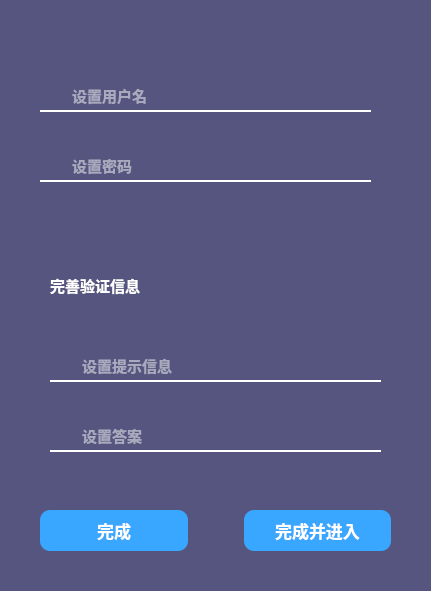
<?xml version="1.0" encoding="UTF-8"?>
<ui version="4.0">
 <class>Signin</class>
 <widget class="QDialog" name="Signin">
  <property name="geometry">
   <rect>
    <x>0</x>
    <y>0</y>
    <width>431</width>
    <height>591</height>
   </rect>
  </property>
  <property name="windowTitle">
   <string>Dialog</string>
  </property>
  <property name="styleSheet">
   <string notr="true">background: rgb(85, 85, 127);</string>
  </property>
  <widget class="QPushButton" name="close">
   <property name="geometry">
    <rect>
     <x>392</x>
     <y>0</y>
     <width>40</width>
     <height>40</height>
    </rect>
   </property>
   <property name="focusPolicy">
    <enum>Qt::NoFocus</enum>
   </property>
   <property name="styleSheet">
    <string notr="true">QPushButton
{
	border: 0px;
	background-color:transparent;
	border-radius:8px;

}
QPushButton:hover
{
	background:qlineargradient(spread:pad, x1:0, y1:0, x2:1, y2:1, stop:0 rgba(255, 85, 0, 255), stop:1 rgba(255, 0, 255, 255));
	border-radius:8px;
}</string>
   </property>
   <property name="text">
    <string/>
   </property>
   <property name="icon">
    <iconset resource="icon.qrc">
     <normaloff>:/icon1/closeWHITE</normaloff>:/icon1/closeWHITE</iconset>
   </property>
  </widget>
  <widget class="QWidget" name="horizontalLayoutWidget">
   <property name="geometry">
    <rect>
     <x>40</x>
     <y>510</y>
     <width>351</width>
     <height>41</height>
    </rect>
   </property>
   <layout class="QHBoxLayout" name="horizontalLayout">
    <item>
     <widget class="QPushButton" name="complete">
      <property name="sizePolicy">
       <sizepolicy hsizetype="Minimum" vsizetype="Expanding">
        <horstretch>0</horstretch>
        <verstretch>0</verstretch>
       </sizepolicy>
      </property>
      <property name="font">
       <font>
        <family>Microsoft YaHei</family>
        <pointsize>-1</pointsize>
        <weight>75</weight>
        <bold>true</bold>
       </font>
      </property>
      <property name="styleSheet">
       <string notr="true">QPushButton
{
	border-radius:10px;
	color:white;
	font-size:17px;
	background:qlineargradient(spread:pad, x1:0.999316, y1:0.353, x2:1, y2:0, stop:1 rgba(57, 166, 255, 255));
}
QPushButton:hover
{
	border-radius:5px;
	color:white;
	font-size:17px;
	background:qlineargradient(spread:pad, x1:0.905, y1:0.159682, x2:0.973684, y2:0.96, stop:0.378947 rgba(6, 178, 255, 255), stop:1 rgba(255, 255, 255, 255))
}
QPushButton:disabled
{
	border-radius:10px;
	color:black;
	font-size:17px;
	background:qlineargradient(spread:pad, x1:0, y1:0, x2:1, y2:0, stop:0 rgba(163, 163, 163, 255), stop:1 rgba(173, 173, 173, 255));
}
QPushButton:press
{
	border-radius:2px;
	background-color:transparent;
	color:white;
	font-size:17px;
	background:qlineargradient(spread:pad, x1:0.905, y1:0.159682, x2:0.973684, y2:0.96, stop:0.378947 rgba(21, 178, 255, 255), stop:1 rgba(255, 255, 255, 255))
}</string>
      </property>
      <property name="text">
       <string>完成</string>
      </property>
     </widget>
    </item>
    <item>
     <spacer name="horizontalSpacer">
      <property name="orientation">
       <enum>Qt::Horizontal</enum>
      </property>
      <property name="sizeType">
       <enum>QSizePolicy::Preferred</enum>
      </property>
      <property name="sizeHint" stdset="0">
       <size>
        <width>50</width>
        <height>20</height>
       </size>
      </property>
     </spacer>
    </item>
    <item>
     <widget class="QPushButton" name="completeandenter">
      <property name="sizePolicy">
       <sizepolicy hsizetype="Minimum" vsizetype="Expanding">
        <horstretch>0</horstretch>
        <verstretch>0</verstretch>
       </sizepolicy>
      </property>
      <property name="font">
       <font>
        <family>Microsoft YaHei</family>
        <pointsize>-1</pointsize>
        <weight>75</weight>
        <bold>true</bold>
       </font>
      </property>
      <property name="styleSheet">
       <string notr="true">QPushButton
{
	border-radius:10px;
	color:white;
	font-size:17px;
	background:qlineargradient(spread:pad, x1:0.999316, y1:0.353, x2:1, y2:0, stop:1 rgba(57, 166, 255, 255));
}
QPushButton:hover
{
	border-radius:5px;
	color:white;
	font-size:17px;
	background:qlineargradient(spread:pad, x1:0.905, y1:0.159682, x2:0.973684, y2:0.96, stop:0.378947 rgba(6, 178, 255, 255), stop:1 rgba(255, 255, 255, 255))
}
QPushButton:disabled
{
	border-radius:10px;
	color:black;
	font-size:17px;
	background:qlineargradient(spread:pad, x1:0, y1:0, x2:1, y2:0, stop:0 rgba(163, 163, 163, 255), stop:1 rgba(173, 173, 173, 255));
}
QPushButton:press
{
	border-radius:2px;
	background-color:transparent;
	color:white;
	font-size:17px;
	background:qlineargradient(spread:pad, x1:0.905, y1:0.159682, x2:0.973684, y2:0.96, stop:0.378947 rgba(21, 178, 255, 255), stop:1 rgba(255, 255, 255, 255))
}</string>
      </property>
      <property name="text">
       <string>完成并进入</string>
      </property>
     </widget>
    </item>
   </layout>
  </widget>
  <widget class="QGroupBox" name="groupbox2">
   <property name="geometry">
    <rect>
     <x>40</x>
     <y>270</y>
     <width>351</width>
     <height>191</height>
    </rect>
   </property>
   <property name="styleSheet">
    <string notr="true">border: 0px;
background-color:transparent;</string>
   </property>
   <property name="title">
    <string/>
   </property>
   <widget class="QLineEdit" name="inputtips">
    <property name="geometry">
     <rect>
      <x>40</x>
      <y>80</y>
      <width>301</width>
      <height>31</height>
     </rect>
    </property>
    <property name="font">
     <font>
      <family>Microsoft YaHei</family>
      <pointsize>11</pointsize>
      <weight>75</weight>
      <bold>true</bold>
     </font>
    </property>
    <property name="styleSheet">
     <string notr="true">QLineEdit
{
	border: 0px;
	border-radius: 15px;
	background-color:transparent;
	color: white;
}</string>
    </property>
    <property name="placeholderText">
     <string>设置提示信息</string>
    </property>
   </widget>
   <widget class="QPushButton" name="tipicon">
    <property name="geometry">
     <rect>
      <x>10</x>
      <y>80</y>
      <width>31</width>
      <height>31</height>
     </rect>
    </property>
    <property name="focusPolicy">
     <enum>Qt::NoFocus</enum>
    </property>
    <property name="styleSheet">
     <string notr="true">border: 0px;
background-color:transparent;</string>
    </property>
    <property name="text">
     <string/>
    </property>
    <property name="icon">
     <iconset resource="icon.qrc">
      <normaloff>:/icon1/proofWHITE</normaloff>
      <disabledoff>:/icon1/proofBLUE</disabledoff>:/icon1/proofWHITE</iconset>
    </property>
    <property name="iconSize">
     <size>
      <width>20</width>
      <height>20</height>
     </size>
    </property>
   </widget>
   <widget class="Line" name="tipline">
    <property name="geometry">
     <rect>
      <x>10</x>
      <y>110</y>
      <width>331</width>
      <height>16</height>
     </rect>
    </property>
    <property name="styleSheet">
     <string notr="true">border-top: 2px solid white; 
background-color:transparent;</string>
    </property>
    <property name="orientation">
     <enum>Qt::Horizontal</enum>
    </property>
   </widget>
   <widget class="QLineEdit" name="inputanswer">
    <property name="geometry">
     <rect>
      <x>40</x>
      <y>150</y>
      <width>301</width>
      <height>31</height>
     </rect>
    </property>
    <property name="font">
     <font>
      <family>Microsoft YaHei</family>
      <pointsize>11</pointsize>
      <weight>75</weight>
      <bold>true</bold>
     </font>
    </property>
    <property name="styleSheet">
     <string notr="true">QLineEdit
{
	border: 0px;
	border-radius: 15px;
	background-color:transparent;
	color: white;
}</string>
    </property>
    <property name="placeholderText">
     <string>设置答案</string>
    </property>
   </widget>
   <widget class="QPushButton" name="ansicon">
    <property name="geometry">
     <rect>
      <x>10</x>
      <y>150</y>
      <width>31</width>
      <height>31</height>
     </rect>
    </property>
    <property name="focusPolicy">
     <enum>Qt::NoFocus</enum>
    </property>
    <property name="styleSheet">
     <string notr="true">border: 0px;
background-color:transparent;</string>
    </property>
    <property name="text">
     <string/>
    </property>
    <property name="icon">
     <iconset resource="icon.qrc">
      <normaloff>:/icon1/spawdWHITE</normaloff>
      <disabledoff>:/icon1/spswdBLUE</disabledoff>:/icon1/spawdWHITE</iconset>
    </property>
    <property name="iconSize">
     <size>
      <width>20</width>
      <height>20</height>
     </size>
    </property>
   </widget>
   <widget class="Line" name="ansline">
    <property name="geometry">
     <rect>
      <x>10</x>
      <y>180</y>
      <width>331</width>
      <height>16</height>
     </rect>
    </property>
    <property name="styleSheet">
     <string notr="true">border-top: 2px solid white; 
background-color:transparent;</string>
    </property>
    <property name="orientation">
     <enum>Qt::Horizontal</enum>
    </property>
   </widget>
   <widget class="QLabel" name="label">
    <property name="geometry">
     <rect>
      <x>10</x>
      <y>0</y>
      <width>121</width>
      <height>31</height>
     </rect>
    </property>
    <property name="font">
     <font>
      <family>Microsoft YaHei</family>
      <pointsize>11</pointsize>
      <weight>75</weight>
      <bold>true</bold>
     </font>
    </property>
    <property name="styleSheet">
     <string notr="true">background-color:transparent;
color: white;</string>
    </property>
    <property name="text">
     <string>完善验证信息</string>
    </property>
   </widget>
   <widget class="QPushButton" name="help2">
    <property name="geometry">
     <rect>
      <x>120</x>
      <y>0</y>
      <width>31</width>
      <height>31</height>
     </rect>
    </property>
    <property name="cursor">
     <cursorShape>PointingHandCursor</cursorShape>
    </property>
    <property name="focusPolicy">
     <enum>Qt::NoFocus</enum>
    </property>
    <property name="styleSheet">
     <string notr="true">border: 0px;
background-color:transparent;</string>
    </property>
    <property name="text">
     <string/>
    </property>
    <property name="icon">
     <iconset resource="icon.qrc">
      <normaloff>:/icon1/helpWHITE</normaloff>
      <disabledoff>:/icon1/helpBLUE</disabledoff>:/icon1/helpWHITE</iconset>
    </property>
    <property name="iconSize">
     <size>
      <width>20</width>
      <height>20</height>
     </size>
    </property>
    <property name="autoDefault">
     <bool>false</bool>
    </property>
    <property name="flat">
     <bool>true</bool>
    </property>
   </widget>
  </widget>
  <widget class="QGroupBox" name="groupBox1">
   <property name="geometry">
    <rect>
     <x>40</x>
     <y>80</y>
     <width>371</width>
     <height>121</height>
    </rect>
   </property>
   <property name="styleSheet">
    <string notr="true">border: 0px;
background-color:transparent;</string>
   </property>
   <property name="title">
    <string/>
   </property>
   <widget class="Line" name="pswdline">
    <property name="geometry">
     <rect>
      <x>0</x>
      <y>100</y>
      <width>331</width>
      <height>16</height>
     </rect>
    </property>
    <property name="styleSheet">
     <string notr="true">border-top: 2px solid white; 
background-color:transparent;</string>
    </property>
    <property name="orientation">
     <enum>Qt::Horizontal</enum>
    </property>
   </widget>
   <widget class="QLineEdit" name="pswd">
    <property name="geometry">
     <rect>
      <x>30</x>
      <y>70</y>
      <width>271</width>
      <height>31</height>
     </rect>
    </property>
    <property name="font">
     <font>
      <family>Microsoft YaHei</family>
      <pointsize>11</pointsize>
      <weight>75</weight>
      <bold>true</bold>
     </font>
    </property>
    <property name="styleSheet">
     <string notr="true">QLineEdit
{
	border: 0px;
	border-radius: 15px;
	background-color:transparent;
	color: white;
}</string>
    </property>
    <property name="maxLength">
     <number>16</number>
    </property>
    <property name="placeholderText">
     <string>设置密码</string>
    </property>
   </widget>
   <widget class="QPushButton" name="pswdicon">
    <property name="geometry">
     <rect>
      <x>0</x>
      <y>70</y>
      <width>31</width>
      <height>31</height>
     </rect>
    </property>
    <property name="focusPolicy">
     <enum>Qt::NoFocus</enum>
    </property>
    <property name="styleSheet">
     <string notr="true">border: 0px;
background-color:transparent;</string>
    </property>
    <property name="text">
     <string/>
    </property>
    <property name="icon">
     <iconset resource="icon.qrc">
      <normaloff>:/icon1/pswdWHITE</normaloff>
      <disabledoff>:/icon1/pswdBLUE</disabledoff>:/icon1/pswdWHITE</iconset>
    </property>
    <property name="iconSize">
     <size>
      <width>20</width>
      <height>20</height>
     </size>
    </property>
   </widget>
   <widget class="QPushButton" name="pswdhelp">
    <property name="geometry">
     <rect>
      <x>300</x>
      <y>70</y>
      <width>31</width>
      <height>31</height>
     </rect>
    </property>
    <property name="cursor">
     <cursorShape>PointingHandCursor</cursorShape>
    </property>
    <property name="focusPolicy">
     <enum>Qt::NoFocus</enum>
    </property>
    <property name="styleSheet">
     <string notr="true">border: 0px;
background-color:transparent;</string>
    </property>
    <property name="text">
     <string/>
    </property>
    <property name="icon">
     <iconset resource="icon.qrc">
      <normaloff>:/icon1/helpWHITE</normaloff>:/icon1/helpWHITE</iconset>
    </property>
    <property name="iconSize">
     <size>
      <width>20</width>
      <height>20</height>
     </size>
    </property>
   </widget>
   <widget class="QPushButton" name="pswdwarning">
    <property name="enabled">
     <bool>false</bool>
    </property>
    <property name="geometry">
     <rect>
      <x>340</x>
      <y>70</y>
      <width>31</width>
      <height>31</height>
     </rect>
    </property>
    <property name="focusPolicy">
     <enum>Qt::NoFocus</enum>
    </property>
    <property name="styleSheet">
     <string notr="true">border: 0px;
background-color:transparent;</string>
    </property>
    <property name="text">
     <string/>
    </property>
    <property name="icon">
     <iconset resource="icon.qrc">
      <normaloff>:/icon1/rightGREEN</normaloff>
      <disabledoff>:/icon1/warningRED</disabledoff>:/icon1/rightGREEN</iconset>
    </property>
    <property name="iconSize">
     <size>
      <width>20</width>
      <height>20</height>
     </size>
    </property>
   </widget>
   <widget class="QLineEdit" name="username">
    <property name="geometry">
     <rect>
      <x>30</x>
      <y>0</y>
      <width>271</width>
      <height>31</height>
     </rect>
    </property>
    <property name="font">
     <font>
      <family>Microsoft YaHei</family>
      <pointsize>11</pointsize>
      <weight>75</weight>
      <bold>true</bold>
     </font>
    </property>
    <property name="styleSheet">
     <string notr="true">QLineEdit
{
	border: 0px;
	border-radius: 15px;
	background-color:transparent;
	color: white;
}</string>
    </property>
    <property name="maxLength">
     <number>20</number>
    </property>
    <property name="placeholderText">
     <string>设置用户名</string>
    </property>
   </widget>
   <widget class="QPushButton" name="usericon">
    <property name="geometry">
     <rect>
      <x>0</x>
      <y>0</y>
      <width>31</width>
      <height>31</height>
     </rect>
    </property>
    <property name="focusPolicy">
     <enum>Qt::NoFocus</enum>
    </property>
    <property name="styleSheet">
     <string notr="true">border: 0px;
background-color:transparent;</string>
    </property>
    <property name="text">
     <string/>
    </property>
    <property name="icon">
     <iconset resource="icon.qrc">
      <normaloff>:/icon1/usernameWHITE</normaloff>
      <disabledoff>:/icon1/usernameBLUE</disabledoff>:/icon1/usernameWHITE</iconset>
    </property>
    <property name="iconSize">
     <size>
      <width>20</width>
      <height>20</height>
     </size>
    </property>
   </widget>
   <widget class="Line" name="userline">
    <property name="geometry">
     <rect>
      <x>0</x>
      <y>30</y>
      <width>331</width>
      <height>16</height>
     </rect>
    </property>
    <property name="styleSheet">
     <string notr="true">border-top: 2px solid white; 
background-color:transparent;</string>
    </property>
    <property name="orientation">
     <enum>Qt::Horizontal</enum>
    </property>
   </widget>
   <widget class="QPushButton" name="userhelp">
    <property name="geometry">
     <rect>
      <x>300</x>
      <y>0</y>
      <width>31</width>
      <height>31</height>
     </rect>
    </property>
    <property name="cursor">
     <cursorShape>PointingHandCursor</cursorShape>
    </property>
    <property name="focusPolicy">
     <enum>Qt::NoFocus</enum>
    </property>
    <property name="styleSheet">
     <string notr="true">QPushButton
{
	border: 0px;
	background-color:transparent;
}</string>
    </property>
    <property name="text">
     <string/>
    </property>
    <property name="icon">
     <iconset resource="icon.qrc">
      <normaloff>:/icon1/helpWHITE</normaloff>:/icon1/helpWHITE</iconset>
    </property>
    <property name="iconSize">
     <size>
      <width>20</width>
      <height>20</height>
     </size>
    </property>
   </widget>
   <widget class="QPushButton" name="userwarning">
    <property name="enabled">
     <bool>false</bool>
    </property>
    <property name="geometry">
     <rect>
      <x>340</x>
      <y>0</y>
      <width>31</width>
      <height>31</height>
     </rect>
    </property>
    <property name="focusPolicy">
     <enum>Qt::NoFocus</enum>
    </property>
    <property name="styleSheet">
     <string notr="true">border: 0px;
background-color:transparent;</string>
    </property>
    <property name="text">
     <string/>
    </property>
    <property name="icon">
     <iconset resource="icon.qrc">
      <normaloff>:/icon1/rightGREEN</normaloff>
      <disabledoff>:/icon1/warningRED</disabledoff>:/icon1/rightGREEN</iconset>
    </property>
    <property name="iconSize">
     <size>
      <width>20</width>
      <height>20</height>
     </size>
    </property>
   </widget>
  </widget>
  <widget class="QPushButton" name="next">
   <property name="enabled">
    <bool>true</bool>
   </property>
   <property name="geometry">
    <rect>
     <x>190</x>
     <y>210</y>
     <width>40</width>
     <height>40</height>
    </rect>
   </property>
   <property name="cursor">
    <cursorShape>PointingHandCursor</cursorShape>
   </property>
   <property name="focusPolicy">
    <enum>Qt::ClickFocus</enum>
   </property>
   <property name="styleSheet">
    <string notr="true">QPushButton
{
	border: 0px;
	background-color:transparent;
}
</string>
   </property>
   <property name="text">
    <string/>
   </property>
   <property name="icon">
    <iconset resource="icon.qrc">
     <normaloff>:/icon1/nextGREEN</normaloff>:/icon1/nextGREEN</iconset>
   </property>
   <property name="iconSize">
    <size>
     <width>25</width>
     <height>25</height>
    </size>
   </property>
  </widget>
 </widget>
 <resources>
  <include location="icon.qrc"/>
 </resources>
 <connections/>
</ui>
